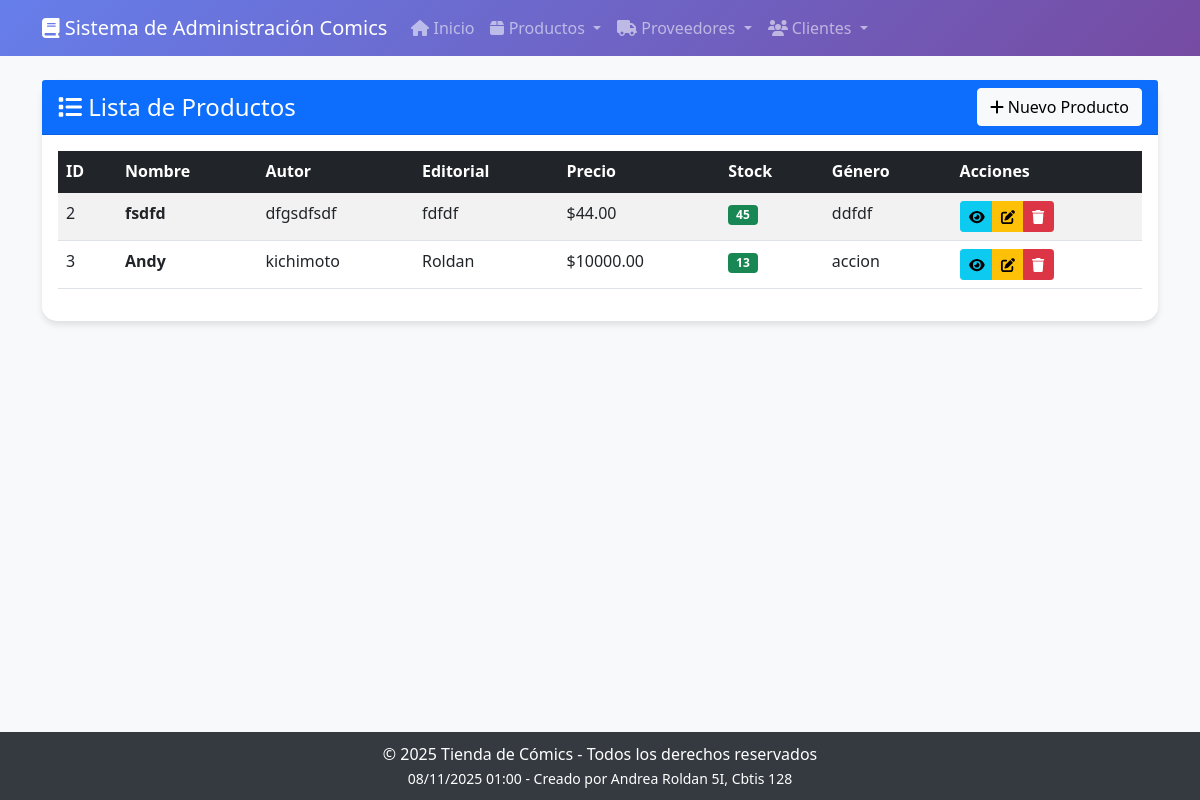
/productos/, run on the app's committed database.
### app_Comics/models.py (models this page shows, shortened)
class Producto(models.Model):
    nombre = models.CharField(max_length=150)
    autor = models.CharField(max_length=100)
    editorial = models.CharField(max_length=100)
    genero = models.CharField(max_length=50)
    precio = models.DecimalField(max_digits=10, decimal_places=2)
    stock = models.IntegerField()
    fecha_publicacion = models.DateField()
    isbn = models.CharField(max_length=13, unique=True)
    tipo_producto = models.IntegerField()
    proveedor = models.ForeignKey(Proveedor, on_delete=models.CASCADE, related_name='productos')

### app_Comics/views.py (the view)
# urls.py: path('productos/', views.ver_Productos, name='ver_Productos'),
def ver_Productos(request):
    productos = Producto.objects.all()
    return render(request, 'Producto/ver_Productos.html', {'productos': productos})

### app_Comics/templates/Producto/ver_Productos.html (shortened to what this page needs)
{% extends 'base.html' %}
{% block content %}
<div class="card">
    <div class="card-header bg-primary text-white d-flex justify-content-between align-items-center">
        <h4 class="mb-0"><i class="fas fa-list"></i> Lista de Productos</h4>
        <a href="{% url 'agregar_Producto' %}" class="btn btn-light">
            <i class="fas fa-plus"></i> Nuevo Producto
        </a>
    </div>
    <div class="card-body">
        {% if productos %}
        <div class="table-responsive">
            <table class="table table-striped table-hover">
                <thead class="table-dark">
                    <tr>
                        <th>ID</th>
                        <th>Nombre</th>
                        <th>Autor</th>
                        <th>Editorial</th>
                        <th>Precio</th>
                        <th>Stock</th>
                        <th>Género</th>
                        <th>Acciones</th>
                    </tr>
                </thead>
                <tbody>
                    {% for producto in productos %}
                    <tr>
                        <td>{{ producto.id }}</td>
                        <td><strong>{{ producto.nombre }}</strong></td>
                        <td>{{ producto.autor }}</td>
                        <td>{{ producto.editorial }}</td>
                        <td>${{ producto.precio }}</td>
                        <td>
                            <span class="badge {% if producto.stock > 10 %}bg-success{% else %}bg-warning{% endif %}">
                                {{ producto.stock }}
                            </span>
                        </td>
                        <td>{{ producto.genero }}</td>
                        <td>
                            <div class="btn-group" role="group">
                                <a href="#" class="btn btn-info btn-sm" title="Ver detalles">
                                    <i class="fas fa-eye"></i>
                                </a>
                                <a href="{% url 'actualizar_Producto' producto.id %}" class="btn btn-warning btn-sm" title="Editar">
                                    <i class="fas fa-edit"></i>
                                </a>
                                <a href="{% url 'borrar_Producto' producto.id %}" class="btn btn-danger btn-sm" title="Eliminar">
                                    <i class="fas fa-trash"></i>
                                </a>
                            </div>
                        </td>
                    </tr>
                    {% endfor %}
                </tbody>
            </table>
        </div>
        {% endif %}
    </div>
</div>
{% endblock %}

### app_Comics/templates/base.html (style rules this page uses)
body { background-color: #f8f9fa; font-family: 'Segoe UI', Tahoma, Geneva, Verdana, sans-serif; padding-bottom: 100px; }
.card { border: none; border-radius: 15px; box-shadow: 0 4px 6px rgba(0,0,0,0.1); transition: transform 0.3s ease; margin-bottom: 20px; }

### data on the page
Producto: id "2", nombre "fsdfd", autor "dfgsdfsdf", editorial "fdfdf", precio "44.00", stock "45", genero "ddfdf"
Producto: id "3", nombre "Andy", autor "kichimoto", editorial "Roldan", precio "10000.00", stock "13", genero "accion"
